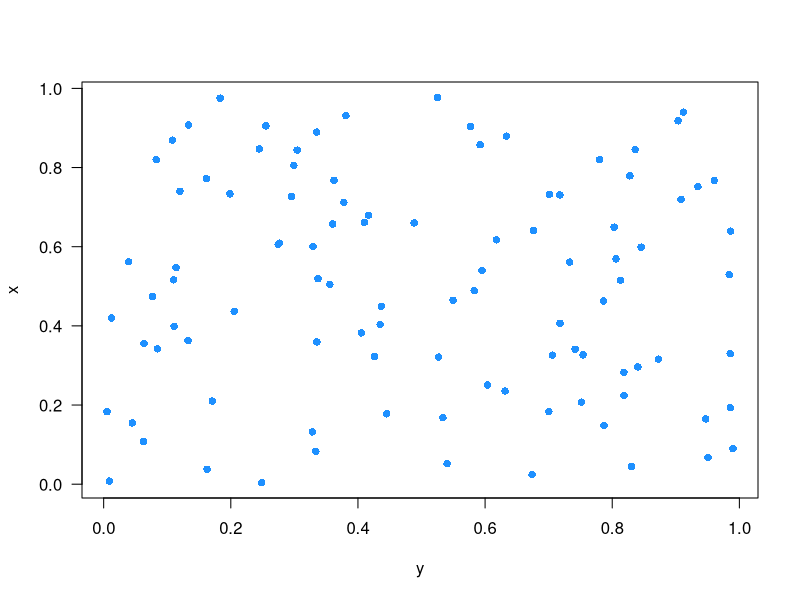

This figure's R source:
## ---- chunk 1

yourFunction <- function(arguments){

	# doing stuff
	ret <- NA

	# returning stuff
	return(ret)
}

## ---- chunk 2

#' Title of function
#'
#' @param x a number 
#' @param y a number
#'
#' @return sum of x and y
#'
#' @examples 
#'   addXY(5,10)
#' @export

addXY <- function(x,y){
	return(sum(c(x,y)))
}


## ---- chunk 3

# bad
getColumnMean <- function(mat){
	mean(mat[,3])
}

# better
getColumnMean <- function(mat, index=3){
	mean(mat[,index])
}

## ---- chunk 4
# bad
getColumnMean <- function(mat, index=3){
	mean(mat[,index])
}

# better
getColumnMean <- function(mat, index=3){
	if(any(is.na(mat[,index]))){
		warning('NA values present...ignoring them')
	}
	mean(na.omit(mat[,index]))
}

## ---- chunk 5

# bad
getColumnMean <- function(mat, index=3){
	if(any(is.na(mat[,index]))){
		warning('NA values present...ignoring them')
	}
	mean(na.omit(mat[,index]))
}

# better
getColumnInfo <- function(mat, index=3, func=mean){
	if(any(is.na(mat[,index]))){
		warning('NA values present...ignoring them')
	}
	func(na.omit(mat[,index]))
}

## ---- chunk 6

makePlot <- function(y,x, ...){
	plot(y,x, ...)
}

## ---- chunk 7

makePlot(y=runif(100), x=runif(100), 
	pch=16, las=1, col='dodgerblue')

